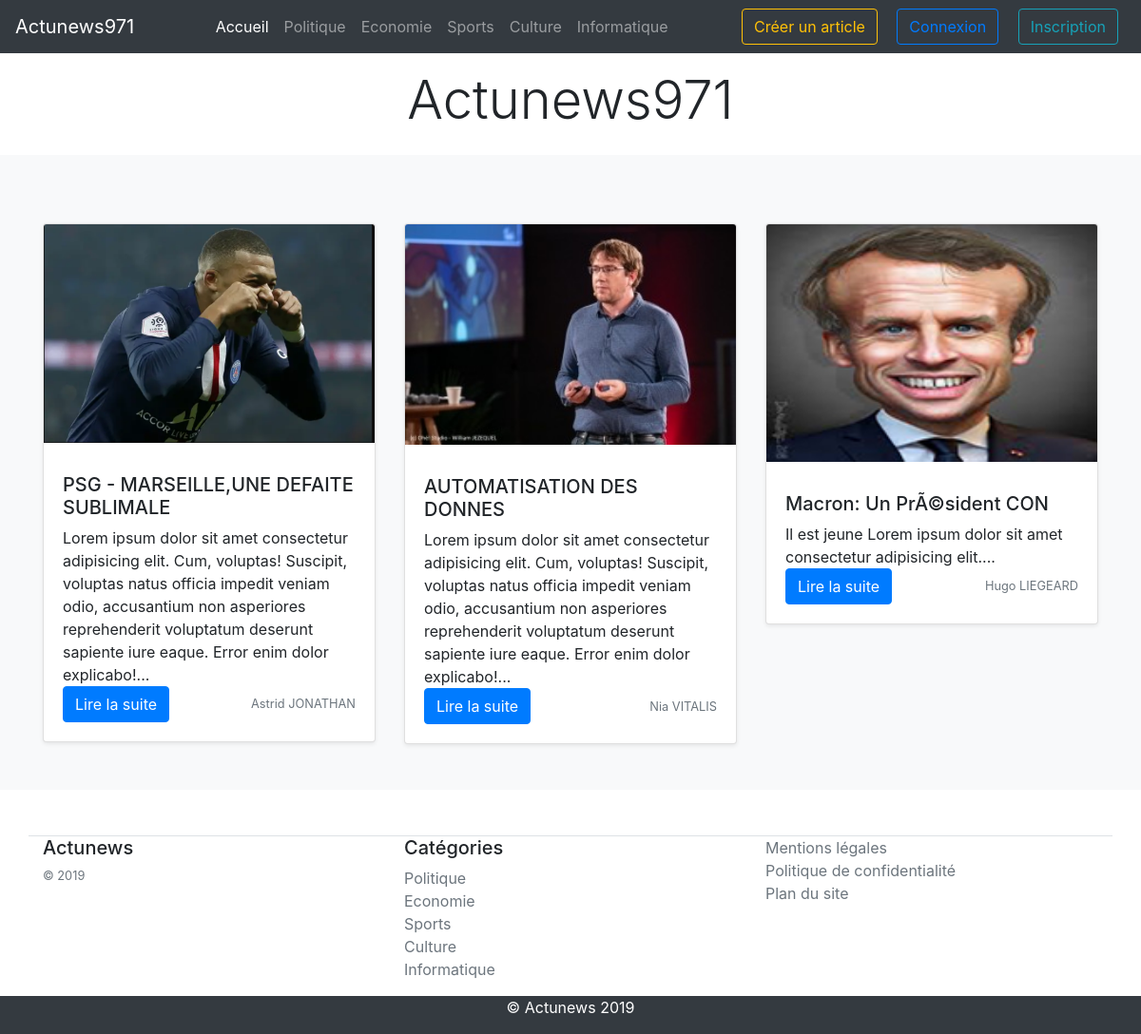
The page / on the database its author committed.
### tables this page shows
CREATE TABLE `categorie` (
  `id` int(11) NOT NULL,
  `nom` varchar(50) NOT NULL
);

CREATE TABLE `article` (
  `id` int(11) NOT NULL,
  `titre` varchar(256) NOT NULL,
  `contenu` text NOT NULL,
  `image` varchar(256) NOT NULL,
  `date_creation` timestamp NOT NULL DEFAULT current_timestamp(),
  `categorie_id` int(11) NOT NULL,
  `auteur_id` int(11) NOT NULL
);

CREATE TABLE `auteur` (
  `id` int(11) NOT NULL,
  `prenom` varchar(80) NOT NULL,
  `nom` varchar(80) NOT NULL,
  `email` varchar(80) NOT NULL,
  `password` varchar(256) NOT NULL
);

### functions/categorie.php (called while the page is built)
<?php
function getCategories() {
    global $db;
    $query = $db->query('SELECT * FROM categorie');
    return $query->fetchAll();
}

### functions/global.php (called while the page is built, shortened)
<?php
function isOnline(){
    return isset($_SESSION['auteur']) ? $_SESSION['auteur'] : false;
}
 function summarize($text){
    $string = strip_tags($text);
    if (strlen($string > 70 )){
        $stringCut = substr($string, 0 , 70);
        $string = substr($stringCut, 0 , strrpos($stringCut, ' '));
    }
    return $string . '...';
 }

### functions/article.php (called while the page is built, shortened)
<?php
function  getArticles()  {
    global $db;
    $query = $db->query('SELECT *, article.id AS "id"  FROM article, auteur
     WHERE article.auteur_id = auteur.id  ORDER BY article.id DESC');
    return $query->fetchAll();
}

### index.php (the view)
<?php
require_once(__DIR__ . '/partials/header.php');
$articles = getArticles();
?>
<div class="p-3 mx-auto text-center">
    <h1 class="display-4">Actunews971</h1>
</div>
<div class="py-5 bg-light">
    <div class="container ">
        <div class="row">
            <?php foreach ($articles as $article) { ?>
            <div class="col-md-4 mt-4">
                <div class="card shadow-sm">
                    <img class="card-img-top" src="assets/img/article/<?=$article['image']?>"
                     alt="<?=$article['titre']?>">
                    <div class="card-body">
                        <h5 class="card-title"><?= $article['titre'] ?></h5>
                        <div class="card-text">
                            <?= summarize($article['contenu']) ?>
                        </div>
                        <div class="d-flex justify-content-between align-items-center">
                        <a href="article.php?id_article=<?=$article['id']?>" class="btn btn-primary">Lire la suite</a>
                            <small class="text-muted"><?=$article['prenom']. ' '.$article['nom']?></small>
                        </div>
                    </div>
                </div>
            </div>
        <?php } ?>
        </div>
    </div>
</div>
<?php
require_once(__DIR__ . '/partials/footer.php');
?>

### partials/header.php (shortened to what this page needs)
<?php
    require_once(__DIR__ . '/../functions/global.php');
    require_once(__DIR__ . '/../config/database.php');
    require_once(__DIR__ . '/../functions/categorie.php');
    require_once(__DIR__ . '/../functions/article.php');
    $categories  =  getCategories();
    $auteurIsLogged = isOnline();
?>
<!DOCTYPE html>
<html lang="fr">
<head>
    <link rel="stylesheet" href="https://stackpath.bootstrapcdn.com/bootstrap/4.3.1/css/bootstrap.min.css">
    <link rel="stylesheet" href="assets/css/style.css">
</head>
<body>
    <nav class="navbar navbar-expand-lg navbar-dark bg-dark">
        <a class="navbar-brand" href="index.php">Actunews971</a>
        <div class="collapse navbar-collapse" id="navbarNav">
            <ul class="navbar-nav mx-auto text-center">
                <li class="nav-item active">
                    <a class="nav-link" href="index.php">Accueil <span class="sr-only">(current)</span></a>
                </li>
                <?php foreach ($categories as $categorie) {?>
                    <li class="nav-item">
                    <a class="nav-link" href="categorie.php?nom_categorie=<?= $categorie['nom'] ?>&id_categorie=<?= $categorie['id'] ?>">
                        <?= $categorie['nom'] ?></a>
                </li>
                <?php } ?>
            </ul>
            <div class="text-right">
                <a class="nav-item btn btn-outline-warning mx-2" href="creer-un-article.php">Créer un article</a>
                <?php if ($auteurIsLogged){ ?>
                    <span class="navbar-text mx-2">Bonjour <strong><?= $auteurIsLogged['prenom']?></strong></span>
                    <a class="nav-item btn btn-outline-primary mx-2" href="deconnexion.php">Déconnexion</a>
                <?php } else { ?>
                <a class="nav-item btn btn-outline-primary mx-2" href="connexion.php">Connexion</a>
                <a class="nav-item btn btn-outline-info mx-2" href="inscription.php">Inscription</a>
                <?php } ?>
            </div>
        </div>
    </nav>

### partials/footer.php (shortened to what this page needs)
    <footer class="mt-4 pt-4 ">
        <div class="container border-top">
        <div class="row">
            <div class="col-12 col-md">
                <h5>Actunews</h5>
                <small class="d-block text-muted">&copy; <?= date('Y')?></small>
            </div>
            <div class="col-6 col-md">
                <h5>Catégories</h5>
                <ul class="list-unstyled">
                    <?php foreach ($categories as $categorie) {?>
                        <li>
                            <a href="categorie.php?nom_categorie= <?= $categorie['nom'] ?>&
                    id_categorie= <?= $categorie['id']?>" class="text-muted"><?= $categorie['nom'] ?></a>
                        </li>
                    <?php } ?>
                </ul>
            </div>
            <div class="col-6 col-md">
                <ul class="list-unstyled">
                    <li><a href="#" class="text-muted">Mentions légales</a></li>
                    <li><a href="#" class="text-muted">Politique de confidentialité</a></li>
                    <li><a href="#" class="text-muted">Plan du site</a></li>
                </ul>
            </div>
        </div>
    </div>
      <div class="container-fluid bg-dark">
          <div class="row">
              <div class="col">
                  <p class="text-center text-white">&copy; Actunews 2019</p>
              </div>
          </div>
      </div>
</footer>
</body>
</html>

### rows shown on the page
categorie: nom "Politique"
categorie: nom "Economie"
categorie: nom "Sports"
categorie: nom "Culture"
categorie: nom "Informatique"
article: image (picture), titre "PSG - MARSEILLE,UNE DEFAITE SUBLIMALE", contenu "Lorem ipsum dolor sit amet consectetur adipisicing elit. Cum, voluptas! Suscipit, voluptas natus officia impedit veniam odio, accusantium non asperiores reprehenderit voluptatum deserunt sapiente iure eaque. Error enim dolor explicabo!...", auteur.prenom "Astrid", auteur.nom "JONATHAN"
article: image (picture), titre "AUTOMATISATION DES DONNES", contenu "Lorem ipsum dolor sit amet consectetur adipisicing elit. Cum, voluptas! Suscipit, voluptas natus officia impedit veniam odio, accusantium non asperiores reprehenderit voluptatum deserunt sapiente iure eaque. Error enim dolor explicabo!...", auteur.prenom "Nia", auteur.nom "VITALIS"
article: image (picture), titre "Macron: Un PrÃ©sident CON", contenu "Il est jeune Lorem ipsum dolor sit amet consectetur adipisicing elit....", auteur.prenom "Hugo", auteur.nom "LIEGEARD"
